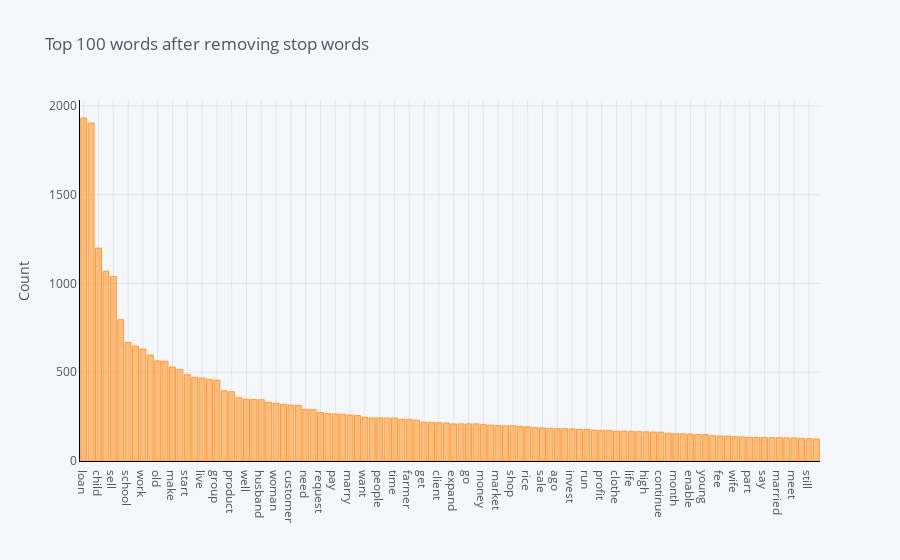

Notebook code cell kept with this figure:
### Markdown cell above
# Analyze Model

### Code cell
# Frequency distribution of entire corpus
plot_model()

### Figure 1 — Plotly figure (JSON) as saved in the notebook; plotly's stock layout.template omitted (floating-point values rounded to 4 significant figures)
{"data": [{"marker": {"color": "rgba(255, 153, 51, 0.6)", "line": {"color": "rgba(255, 153, 51, 1.0)", "width": 1}}, "name": "count", "orientation": "v", "text": "", "type": "bar", "x": ["loan", "business", "child", "year", "sell", "buy", "school", "also", "work", "use", "old", "family", "make", "able", "start", "small", "live", "help", "group", "purchase", "product", "income", "well", "increase", "husband", "home", "woman", "community", "customer", "good", "need", "order", "request", "member", "pay", "hope", "marry", "stock", "want", "grow", "people", "new", "time", "provide", "farmer", "store", "get", "many", "client", "entrepreneur", "expand", "support", "go", "area", "money", "improve", "market", "give", "shop", "hard", "rice", "first", "sale", "food", "ago", "clothing", "invest", "plan", "run", "mother", "profit", "take", "clothe", "education", "life", "farm", "high", "service", "continue", "capital", "month", "house", "enable", "local", "young", "item", "fee", "demand", "wife", "large", "part", "operate", "say", "receive", "married", "repay", "meet", "day", "still", "supply"], "y": [1932, 1904, 1199, 1069, 1039, 796, 668, 647, 630, 597, 564, 562, 529, 516, 486, 472, 467, 460, 455, 395, 390, 357, 348, 347, 345, 331, 325, 319, 315, 313, 291, 289, 273, 268, 265, 263, 259, 256, 246, 243, 243, 242, 242, 235, 235, 230, 219, 217, 216, 214, 209, 209, 209, 209, 205, 202, 199, 198, 198, 195, 192, 188, 186, 184, 182, 182, 181, 178, 178, 174, 172, 171, 168, 168, 167, 165, 164, 163, 162, 156, 154, 153, 152, 149, 149, 142, 141, 140, 137, 136, 133, 133, 132, 131, 131, 130, 130, 128, 126, 124]}], "layout": {"legend": {"bgcolor": "#F5F6F9", "font": {"color": "#4D5663"}}, "paper_bgcolor": "#F5F6F9", "plot_bgcolor": "#F5F6F9", "title": {"font": {"color": "#4D5663"}, "text": "Top 100 words after removing stop words"}, "xaxis": {"gridcolor": "#E1E5ED", "linecolor": "black", "showgrid": true, "tickfont": {"color": "#4D5663"}, "title": {"font": {"color": "#4D5663"}, "text": ""}, "zerolinecolor": "#E1E5ED"}, "yaxis": {"gridcolor": "#E1E5ED", "linecolor": "black", "showgrid": true, "tickfont": {"color": "#4D5663"}, "title": {"font": {"color": "#4D5663"}, "text": "Count"}, "zerolinecolor": "#E1E5ED"}}}
